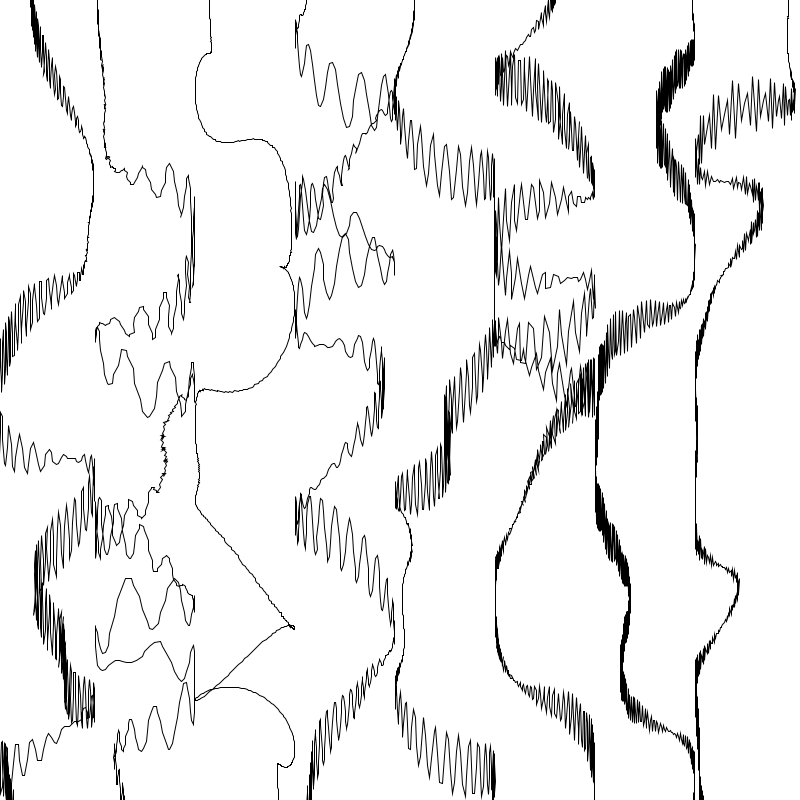
Frame 1 (no input)
Frame 60 (the mouse pressed at the canvas centre just before this capture): identical to frame 1, image omitted
Frame 120 (the mouse held since frame 60 and released just before this capture): identical to frame 1, image omitted

The Processing sketch that drew this single still picture (run headless with seeded random() and noise(); from frame 60 on, the mouse is pressed at the canvas centre):

// Processing sketch: Tangled
// ── Tangled.pde
float t = 0;

void setup(){
 size(800,800);
 background(255);
 t+=1/5000; 
 
 for(float x=45;x<width;x+=100){
  beginShape();
  for(float y = -40;y<height+40;y++){
   float a=noise(x,y/width,t)*50;
   float b=noise(x,y/width-t)*33;
   vertex(x+sin(a)*50,y+cos(b)*(cos(a)-sin(x*y))*30);
   
  }
  endShape();
  }
}

void draw(){
 
 }
